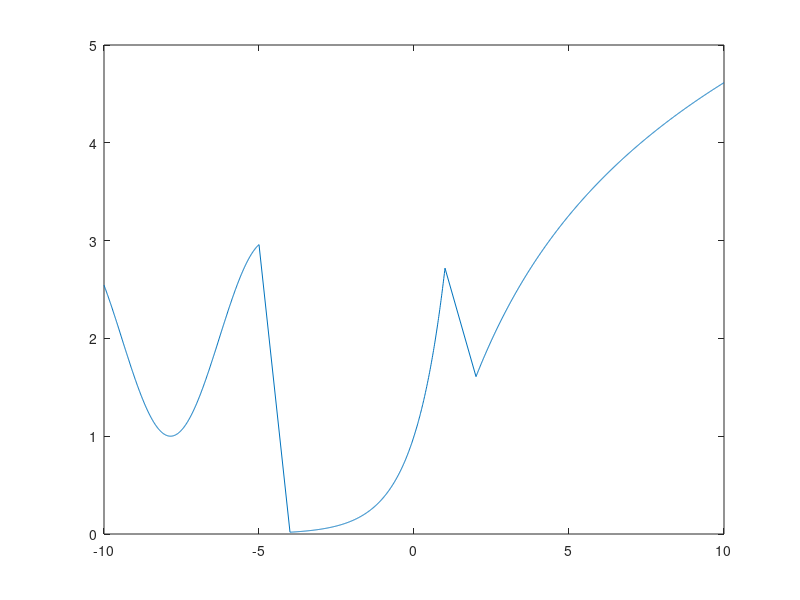

MATLAB code for this plot:
x=-10:10;
b=-4:.01:1;
a=-10:.01:-5;
c=2:.01:10;
A=2+sin(a);
B=exp(b);
C=log((c.^2)+1);
f=[A B C];
x1=[a b c];
plot(x1,f)